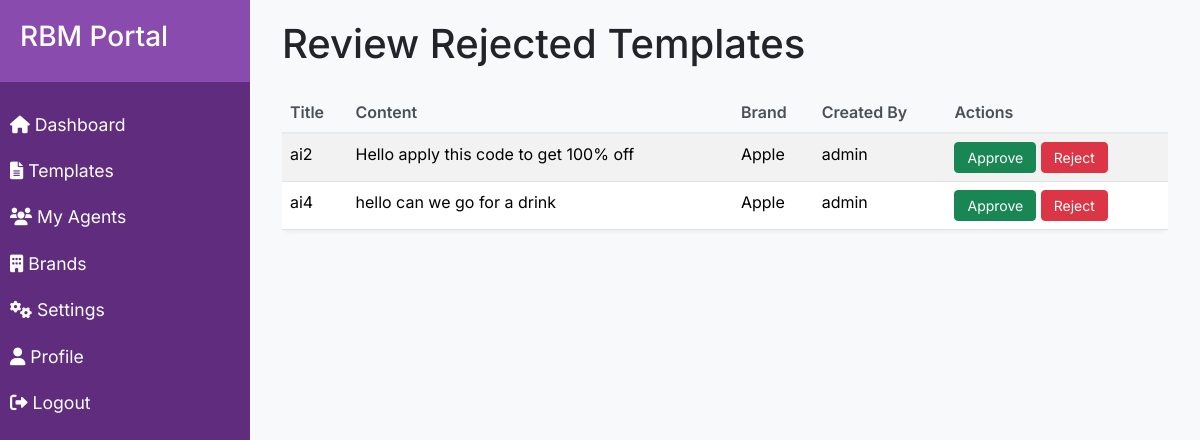
The page /approvals/review/ (signed in) on the database as committed earlier.
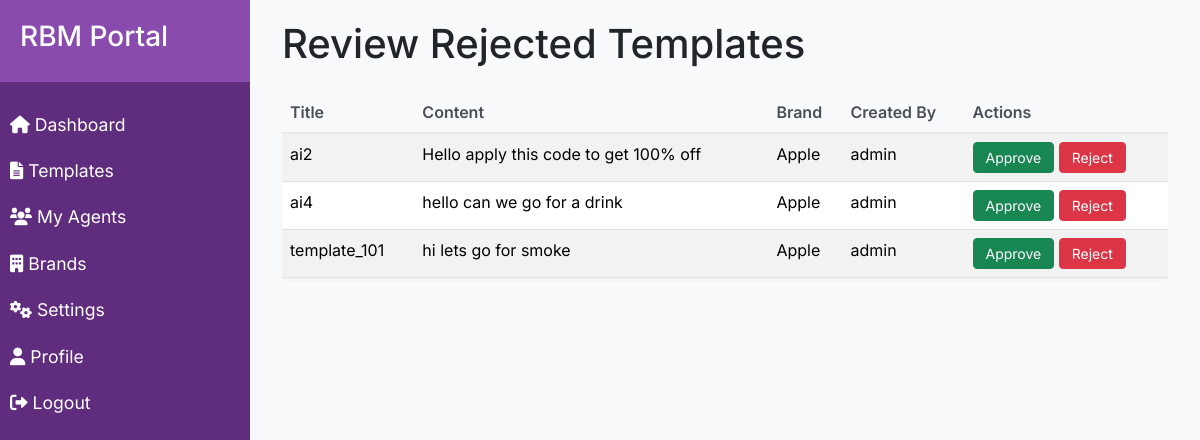
The same page on the database as committed later.
### dashboard/models.py (models this page shows, shortened)
class Template(models.Model):
    STATUS_CHOICES = [
        ('pending_l1', 'Pending L1 Approval'),
        ('approved_l1', 'Approved by L1'),
        ('rejected_l1', 'Rejected by L1'),
        ('approved_l2', 'Approved by L2'),
        ('rejected_l2', 'Rejected by L2'),
    ]
    MESSAGE_TYPES = [
        ('text', 'Text'),
        ('media', 'Media'),
        ('card', 'Card'),
    ]
    title = models.CharField(max_length=200)
    content = models.TextField()
    variables = models.TextField(blank=True)  # Allow any string without JSON validation
    message_type = models.CharField(max_length=20, choices=MESSAGE_TYPES)
    status = models.CharField(max_length=20, choices=STATUS_CHOICES, default='pending_l1')
    brand = models.ForeignKey(Brand, on_delete=models.CASCADE)
    created_by = models.ForeignKey(User, on_delete=models.CASCADE)
    created_at = models.DateTimeField(auto_now_add=True)
    updated_at = models.DateTimeField(auto_now=True)

class Brand(models.Model):
    name = models.CharField(max_length=100)
    description = models.TextField(blank=True)
    created_at = models.DateTimeField(auto_now_add=True)

### dashboard/views.py (the view)
# urls.py: path('approvals/review/', views.review_templates, name='review_templates'),
@login_required
def review_templates(request):
    templates = Template.objects.filter(status__in=['rejected_system', 'rejected_admin'])
    return render(request, 'dashboard/review_templates.html', {'templates': templates})

### templates/dashboard/review_templates.html (shortened to what this page needs)
{% extends 'base.html' %}
{% block content %}
<div class="container-fluid">
    <h1 class="mb-4">Review Rejected Templates</h1>
    {% if templates %}
    <div class="table-responsive">
        <table class="table table-striped">
            <thead>
                <tr>
                    <th>Title</th>
                    <th>Content</th>
                    <th>Brand</th>
                    <th>Created By</th>
                    <th>Actions</th>
                </tr>
            </thead>
            <tbody>
                {% for template in templates %}
                <tr>
                    <td>{{ template.title }}</td>
                    <td>{{ template.content }}</td>
                    <td>{{ template.brand.name }}</td>
                    <td>{{ template.created_by.username }}</td>
                    <td>
                        <form method="post" action="{% url 'update_template_status' template.id %}" class="d-inline">
                            <button type="submit" class="btn btn-success btn-sm">Approve</button>
                        </form>
                        <form method="post" action="{% url 'update_template_status' template.id %}" class="d-inline">
                            <button type="submit" class="btn btn-danger btn-sm">Reject</button>
                        </form>
                    </td>
                </tr>
                {% endfor %}
            </tbody>
        </table>
    </div>
    {% else %}
    <div class="alert alert-info">No templates pending review.</div>
    {% endif %}
</div>
{% endblock %}

Rows that differ between the two databases and show on the page:
added Template: title "template_101", content "hi lets go for smoke", brand.name "Apple", created_by.username "admin"
